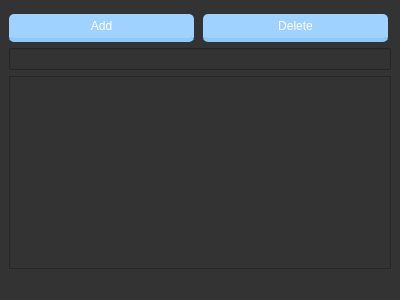
<?xml version="1.0" encoding="UTF-8"?>
<ui version="4.0">
 <class>AnimInfo</class>
 <widget class="QMainWindow" name="AnimInfo">
  <property name="geometry">
   <rect>
    <x>0</x>
    <y>0</y>
    <width>400</width>
    <height>300</height>
   </rect>
  </property>
  <property name="windowTitle">
   <string>MainWindow</string>
  </property>
  <property name="windowIcon">
   <iconset resource="resources/resource.qrc">
    <normaloff>:/rec/img/logo.png</normaloff>:/rec/img/logo.png</iconset>
  </property>
  <property name="styleSheet">
   <string notr="true">QWidget {
    background-color: #333333;
	color: white;
}
</string>
  </property>
  <widget class="QWidget" name="centralwidget">
   <layout class="QVBoxLayout" name="verticalLayout">
    <item>
     <layout class="QHBoxLayout" name="horizontalLayout">
      <item>
       <widget class="QPushButton" name="pushButton">
        <property name="styleSheet">
         <string notr="true">QPushButton {
    float: right;
    margin-right: 3%;
    margin-top: 5px;
    border-radius: 5px;
    padding: 5px 9px;
    font-size: 1.2em;
    background-color: rgba(160, 210, 255, 1);
    border-bottom: 4px solid rgba(140, 200, 248, 1);
    color:  white;
}

QPushButton:pressed {
    border-bottom: none;
    background-color: rgba(140, 200, 248, 1);
}
</string>
        </property>
        <property name="text">
         <string>Add</string>
        </property>
       </widget>
      </item>
      <item>
       <widget class="QPushButton" name="pushButton_2">
        <property name="styleSheet">
         <string notr="true">QPushButton {
    float: right;
    margin-right: 3%;
    margin-top: 5px;
    border-radius: 5px;
    padding: 5px 9px;
    font-size: 1.2em;
    background-color: rgba(160, 210, 255, 1);
    border-bottom: 4px solid rgba(140, 200, 248, 1);
    color:  white;
}

QPushButton:pressed {
    border-bottom: none;
    background-color: rgba(140, 200, 248, 1);
}
</string>
        </property>
        <property name="text">
         <string>Delete</string>
        </property>
       </widget>
      </item>
     </layout>
    </item>
    <item>
     <widget class="QLineEdit" name="lineEdit"/>
    </item>
    <item>
     <widget class="QListWidget" name="listWidget">
      <property name="styleSheet">
       <string notr="true">QListWidget::item:selected:active {
    background: qlineargradient(x1: 0, y1: 0, x2: 1, y2: 1, stop: 0 #A0D2FF, stop: 1 white);
	color: black;
}</string>
      </property>
     </widget>
    </item>
   </layout>
  </widget>
  <widget class="QStatusBar" name="statusBar"/>
 </widget>
 <resources>
  <include location="resources/resource.qrc"/>
 </resources>
 <connections/>
</ui>
